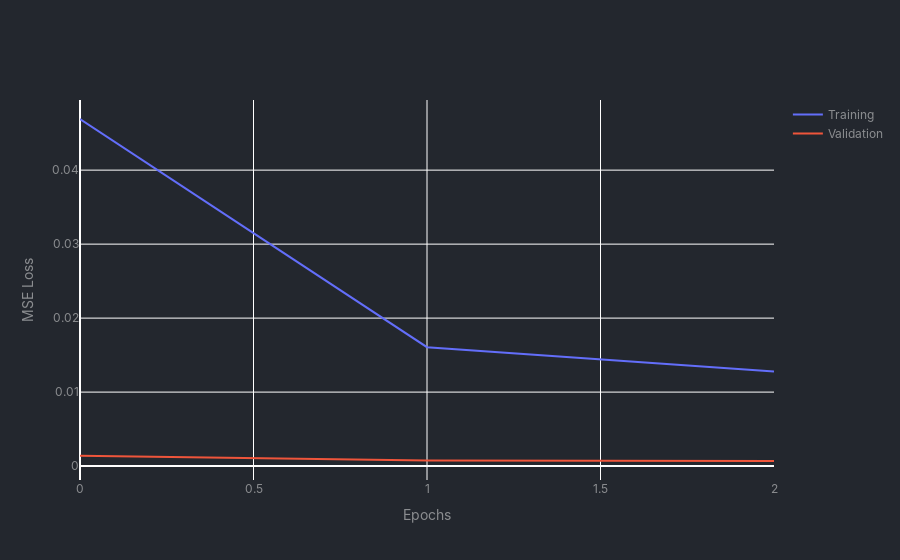
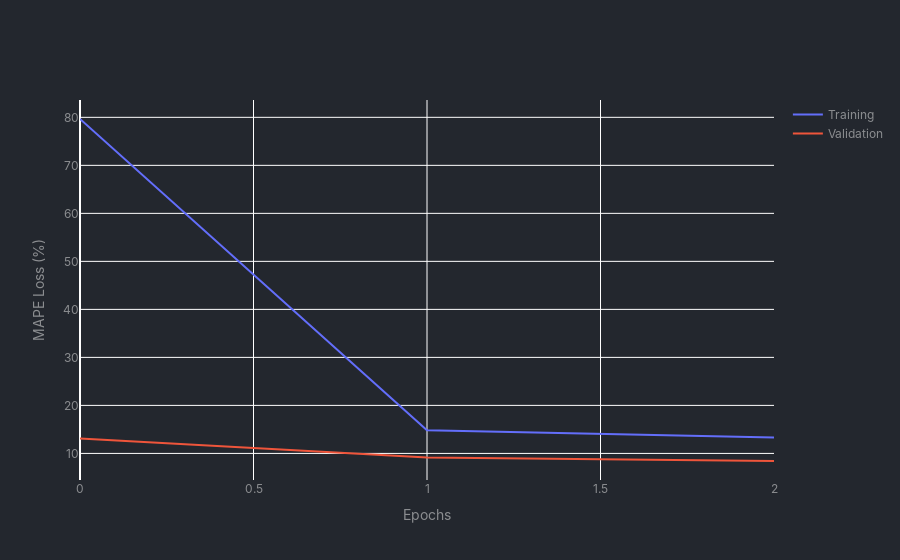

The code cell stored with these charts, in order, in its notebook:
### Code cell
base_handler.plot_training_results()

### Figure 1 — Plotly figure (JSON) as saved in the notebook; plotly's stock layout.template omitted (floating-point values rounded to 4 significant figures)
{"data": [{"mode": "lines", "name": "Training", "type": "scatter", "y": [0.04691, 0.01607, 0.01278]}, {"mode": "lines", "name": "Validation", "type": "scatter", "y": [0.001386, 0.000764, 0.0006884]}], "layout": {"font": {"color": "#8b8d90", "family": "Inter"}, "paper_bgcolor": "#23272e", "plot_bgcolor": "#23272e", "title": {"text": ""}, "xaxis": {"title": {"text": "Epochs"}}, "yaxis": {"title": {"text": "MSE Loss"}}}}

### Figure 2 — Plotly figure (JSON) as saved in the notebook; plotly's stock layout.template omitted (floating-point values rounded to 4 significant figures)
{"data": [{"mode": "lines", "name": "Training", "type": "scatter", "y": [79.65, 14.81, 13.3]}, {"mode": "lines", "name": "Validation", "type": "scatter", "y": [13.1, 9.135, 8.42]}], "layout": {"font": {"color": "#8b8d90", "family": "Inter"}, "paper_bgcolor": "#23272e", "plot_bgcolor": "#23272e", "title": {"text": ""}, "xaxis": {"title": {"text": "Epochs"}}, "yaxis": {"title": {"text": "MAPE Loss (%)"}}}}
